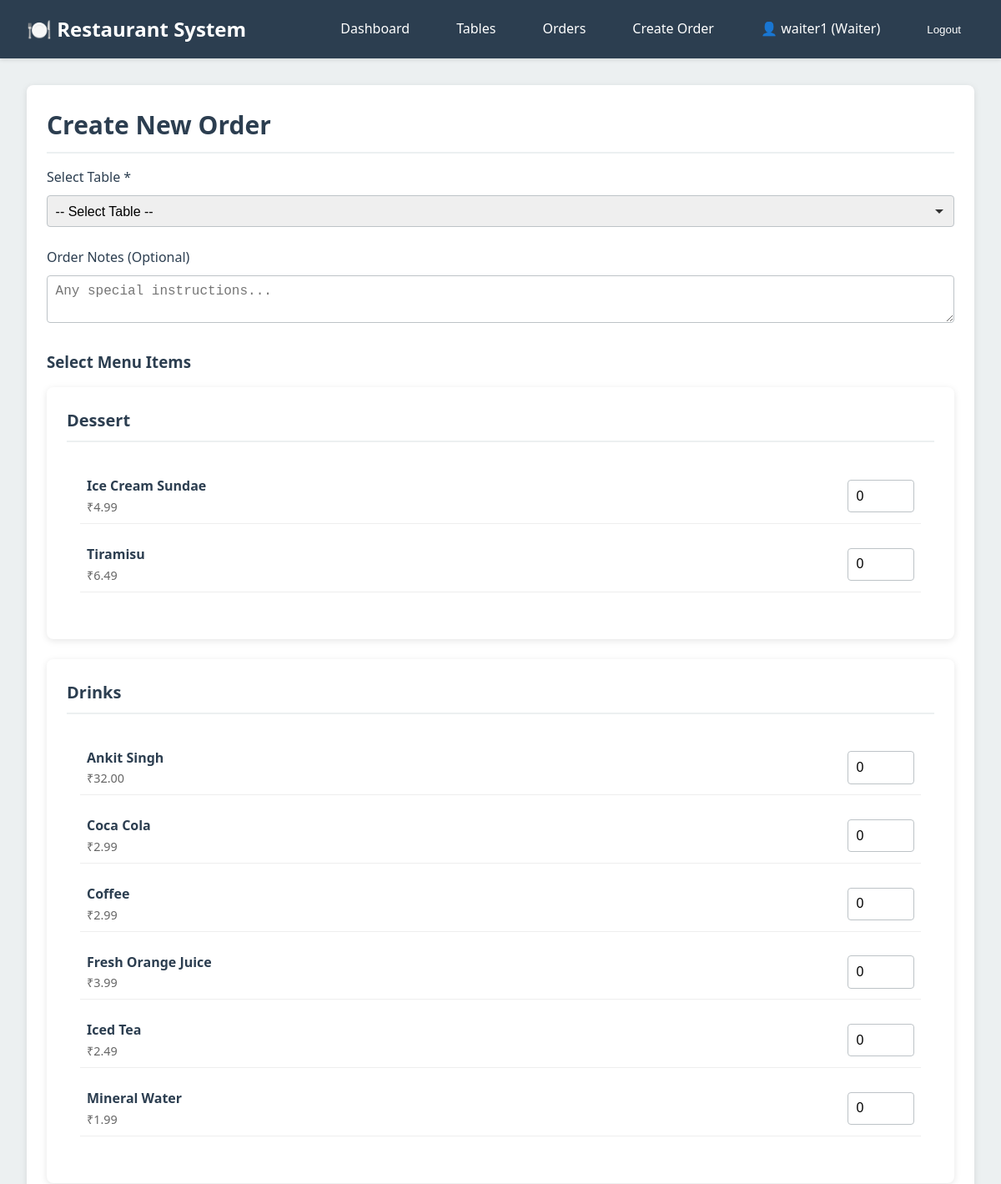
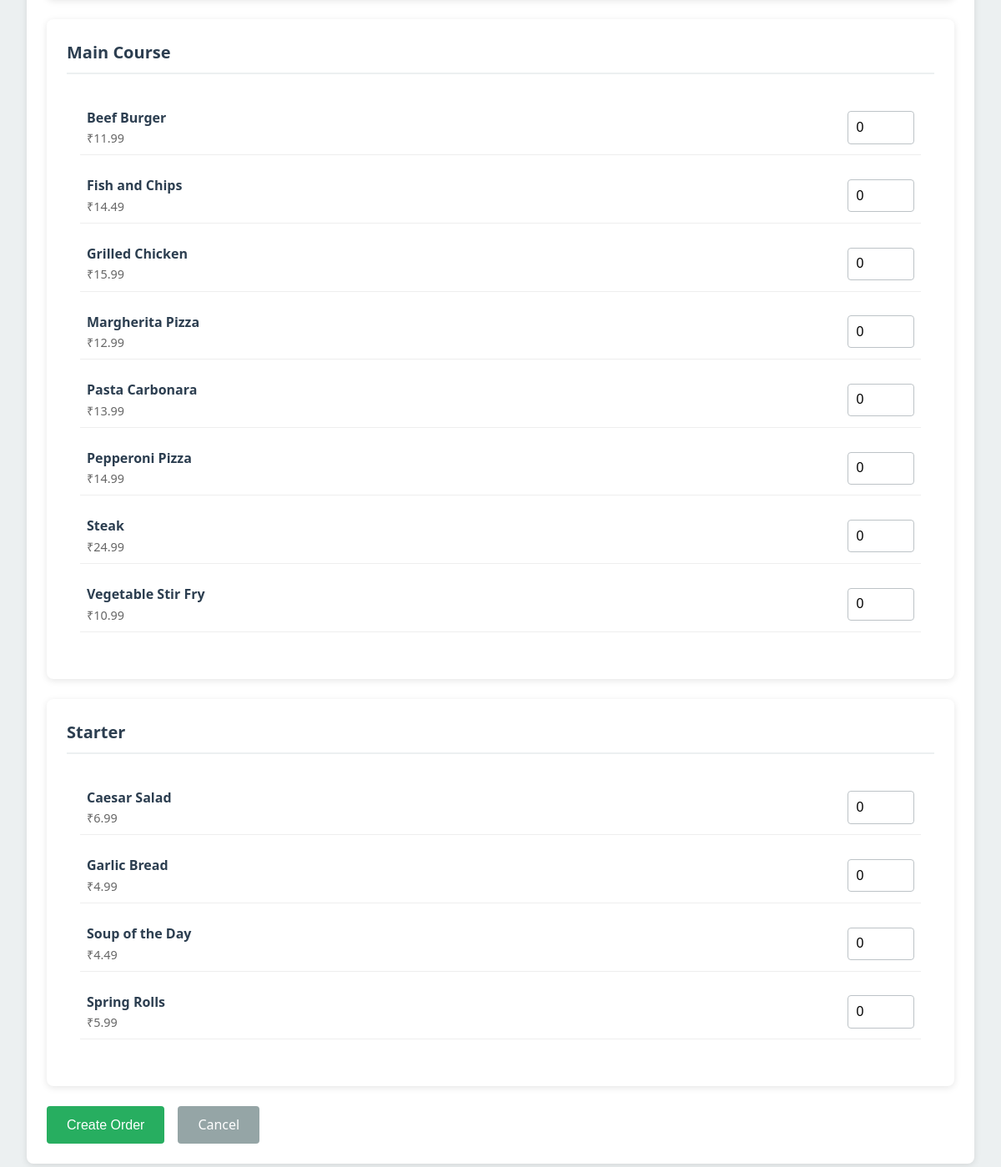
/orders/create/ (signed in), run on the app's committed database (2 pictures, top to bottom).
### accounts/models.py (models this page shows, shortened)
class User(AbstractUser):
    class Role(models.TextChoices):
        WAITER = 'WAITER', 'Waiter'
        CASHIER = 'CASHIER', 'Cashier'
        MANAGER = 'MANAGER', 'Manager'
    role = models.CharField(
        max_length=10,
        choices=Role.choices,
        default=Role.WAITER
    )
    phone_number = models.CharField(max_length=15, blank=True)
    employee_id = models.CharField(max_length=20, unique=True, blank=True, null=True)
    class Meta:
        db_table = 'users'
        verbose_name = 'User'
        verbose_name_plural = 'Users'
    @property
    def is_waiter(self):
        return self.role == self.Role.WAITER
    @property
    def is_cashier(self):
        return self.role == self.Role.CASHIER
    @property
    def is_manager(self):
        return self.role == self.Role.MANAGER

### menu/models.py (models this page shows, shortened)
class MenuItem(models.Model):
    class Category(models.TextChoices):
        STARTER = 'STARTER', 'Starter'
        MAIN = 'MAIN', 'Main Course'
        DRINKS = 'DRINKS', 'Drinks'
        DESSERT = 'DESSERT', 'Dessert'
    name = models.CharField(max_length=200)
    category = models.CharField(
        max_length=20,
        choices=Category.choices,
        db_index=True
    )
    price = models.DecimalField(
        max_digits=10,
        decimal_places=2,
        validators=[MinValueValidator(Decimal('0.01'))]
    )
    description = models.TextField(blank=True)
    image = models.ImageField(upload_to='menu_items/', blank=True, null=True)
    is_available = models.BooleanField(default=True, db_index=True)
    created_at = models.DateTimeField(auto_now_add=True)
    updated_at = models.DateTimeField(auto_now=True)
    class Meta:
        db_table = 'menu_items'
        ordering = ['category', 'name']
        verbose_name = 'Menu Item'
        verbose_name_plural = 'Menu Items'

### orders/views.py (the view, shortened to what this page needs)
# urls.py: path('create/', views.OrderCreateView.as_view(), name='create'),
class OrderCreateView(LoginRequiredMixin, CreateView):
    model = Order
    template_name = 'orders/order_create.html'
    fields = ['table', 'notes']
    success_url = reverse_lazy('orders:list')
    def dispatch(self, request, *args, **kwargs):
        if not (request.user.is_waiter or request.user.is_manager):
            messages.error(request, "You don't have permission to create orders.")
            return redirect('dashboard:home')
        return super().dispatch(request, *args, **kwargs)
    def get_context_data(self, **kwargs):
        context = super().get_context_data(**kwargs)
        context['available_tables'] = Table.objects.filter(status=Table.Status.AVAILABLE)
        context['menu_items'] = MenuItem.objects.filter(is_available=True).order_by('category', 'name')
        return context

### templates/orders/order_create.html (shortened to what this page needs)
{% extends 'base.html' %}
{% block content %}
<div class="container">
    <div class="card">
        <div class="card-header">
            <h2>Create New Order</h2>
        </div>
        <form method="post">
            <div class="form-group">
                <label class="form-label">Select Table *</label>
                <select name="table" class="form-control" required>
                    <option value="">-- Select Table --</option>
                </select>
            </div>
            <div class="form-group">
                <label class="form-label">Order Notes (Optional)</label>
                <textarea name="notes" class="form-control" rows="2"
                    placeholder="Any special instructions..."></textarea>
            </div>
            <h3 class="mt-3 mb-2">Select Menu Items</h3>
            {% regroup menu_items by get_category_display as category_list %}
            {% for category in category_list %}
            <div class="card mb-3">
                <div class="card-header"><strong>{{ category.grouper }}</strong></div>
                <div style="padding: 1rem;">
                    {% for item in category.list %}
                    <div class="flex justify-between items-center mb-2"
                        style="padding: 0.5rem; border-bottom: 1px solid #eee;">
                        <div>
                            <strong>{{ item.name }}</strong>
                            <div style="color: #666; font-size: 0.9rem;">₹{{ item.price }}</div>
                        </div>
                        <div>
                            <input type="number" name="item_{{ item.id }}" min="0" value="0" class="form-control"
                                style="width: 80px;" placeholder="Qty">
                        </div>
                    </div>
                    {% endfor %}
                </div>
            </div>
            {% endfor %}
            <div class="flex gap-2">
                <button type="submit" class="btn btn-success">Create Order</button>
                <a href="{% url 'dashboard:waiter' %}" class="btn btn-secondary">Cancel</a>
            </div>
        </form>
    </div>
</div>
{% endblock %}

### templates/base.html (shortened to what this page needs)
<!DOCTYPE html>
<html lang="en">
<head>
    {% load static %}
    <link rel="stylesheet" href="{% static 'css/style.css' %}">
</head>
<body>
    {% if user.is_authenticated %}
    <nav class="navbar">
        <a href="{% url 'dashboard:home' %}" class="navbar-brand">🍽️ Restaurant System</a>
        <ul class="navbar-nav">
            <li><a href="{% url 'dashboard:home' %}" class="nav-link">Dashboard</a></li>
            <li><a href="{% url 'dashboard:table_status' %}" class="nav-link">Tables</a></li>
            {% if user.is_waiter or user.is_manager %}
            <li><a href="{% url 'orders:list' %}" class="nav-link">Orders</a></li>
            <li><a href="{% url 'orders:create' %}" class="nav-link">Create Order</a></li>
            {% endif %}
            <li>
                <span class="nav-link" style="cursor: default;">
                    👤 {{ user.username }} ({{ user.get_role_display }})
                </span>
            </li>
            <li>
                <form method="post" action="{% url 'accounts:logout' %}" style="display: inline;">
                    <button type="submit" class="nav-link" style="background: none; border: none; cursor: pointer; color: white;">
                        Logout
                    </button>
                </form>
            </li>
        </ul>
    </nav>
    {% endif %}
    <main>
        {% block content %}{% endblock %}
    </main>
</body>
</html>

### static/css/style.css (style rules this page uses)
:root { --primary-color: #2c3e50; --secondary-color: #3498db; --success-color: #27ae60; --warning-color: #f39c12; --danger-color: #e74c3c; --info-color: #16a085; --light-bg: #ecf0f1; --dark-text: #2c3e50; --border-color: #bdc3c7; }
* { margin: 0; padding: 0; box-sizing: border-box; }
body { font-family: 'Segoe UI', Tahoma, Geneva, Verdana, sans-serif; background-color: var(--light-bg); color: var(--dark-text); line-height: 1.6; }
.navbar { background-color: var(--primary-color); color: white; padding: 1rem 2rem; display: flex; justify-content: space-between; align-items: center; box-shadow: 0 2px 5px rgba(0,0,0,0.1); }
.navbar-brand { font-size: 1.5rem; font-weight: bold; color: white; text-decoration: none; }
.navbar-nav { display: flex; list-style: none; gap: 1.5rem; align-items: center; }
.nav-link { color: white; text-decoration: none; padding: 0.5rem 1rem; border-radius: 4px; transition: background-color 0.3s; }
.container { max-width: 1200px; margin: 0 auto; padding: 2rem; }
.card { background: white; border-radius: 8px; box-shadow: 0 2px 8px rgba(0,0,0,0.1); padding: 1.5rem; margin-bottom: 1.5rem; }
.card-header { font-size: 1.25rem; font-weight: 600; margin-bottom: 1rem; padding-bottom: 0.5rem; border-bottom: 2px solid var(--light-bg); }
.btn { display: inline-block; padding: 0.6rem 1.5rem; border: none; border-radius: 4px; font-size: 1rem; cursor: pointer; text-decoration: none; transition: all 0.3s; text-align: center; }
.btn-success { background-color: var(--success-color); color: white; }
.btn-secondary { background-color: #95a5a6; color: white; }
.form-group { margin-bottom: 1.5rem; }
.form-label { display: block; margin-bottom: 0.5rem; font-weight: 500; }
.form-control { width: 100%; padding: 0.6rem; border: 1px solid var(--border-color); border-radius: 4px; font-size: 1rem; }
select.form-control { appearance: none; background-repeat: no-repeat; background-position: right 0.7rem center; background-size: 12px; padding-right: 2.5rem; }
.mt-3 { margin-top: 1.5rem; }
.mb-2 { margin-bottom: 1rem; }
.mb-3 { margin-bottom: 1.5rem; }
.flex { display: flex; }
.justify-between { justify-content: space-between; }
.items-center { align-items: center; }
.gap-2 { gap: 1rem; }

### data on the page
User: username "waiter1", role "Waiter"
MenuItem: name "Ice Cream Sundae", price "4.99"
MenuItem: name "Tiramisu", price "6.49"
MenuItem: name "Ankit Singh", price "32.00"
MenuItem: name "Coca Cola", price "2.99"
MenuItem: name "Coffee", price "2.99"
MenuItem: name "Fresh Orange Juice", price "3.99"
MenuItem: name "Iced Tea", price "2.49"
MenuItem: name "Mineral Water", price "1.99"
MenuItem: name "Beef Burger", price "11.99"
MenuItem: name "Fish and Chips", price "14.49"
MenuItem: name "Grilled Chicken", price "15.99"
MenuItem: name "Margherita Pizza", price "12.99"
MenuItem: name "Pasta Carbonara", price "13.99"
MenuItem: name "Pepperoni Pizza", price "14.99"
MenuItem: name "Steak", price "24.99"
MenuItem: name "Vegetable Stir Fry", price "10.99"
MenuItem: name "Caesar Salad", price "6.99"
MenuItem: name "Garlic Bread", price "4.99"
MenuItem: name "Soup of the Day", price "4.49"
MenuItem: name "Spring Rolls", price "5.99"

### other printed values
{{ category.grouper }} "Dessert" "Drinks" "Main Course" "Starter"
